Frame 1 (no input): blank canvas, image omitted
Frame 60 (no input): blank canvas, image omitted
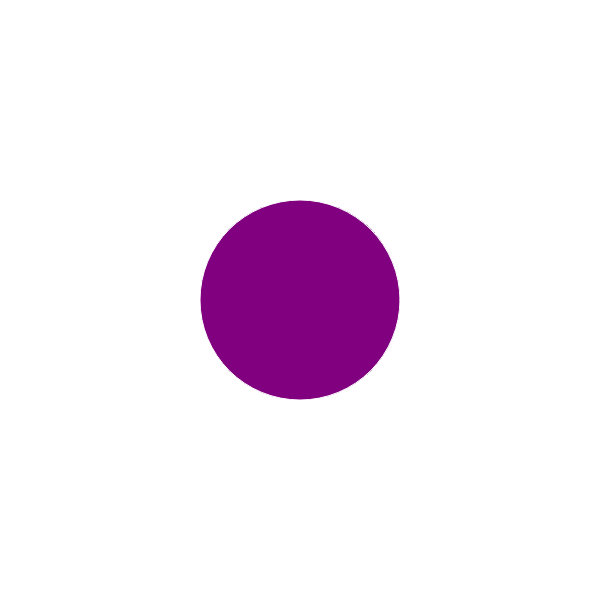
Frame 120 (the mouse pressed at the canvas centre since frame 60)

The p5.js sketch whose frames 1 and 60 were blank and that drew this single picture after the mouse press (run headless with seeded random() and noise() and a simulated clock; from frame 60 on, the mouse is pressed at the canvas centre):

// p5.js sketch
// ── sketch.js
function setup() {
  createCanvas(600, 600);
  background("white");
}

  function draw(){
  
  stroke("white");
  fill("purple");

  if(mouseIsPressed){
    circle(mouseX, mouseY, 200, 350);
  }
}
